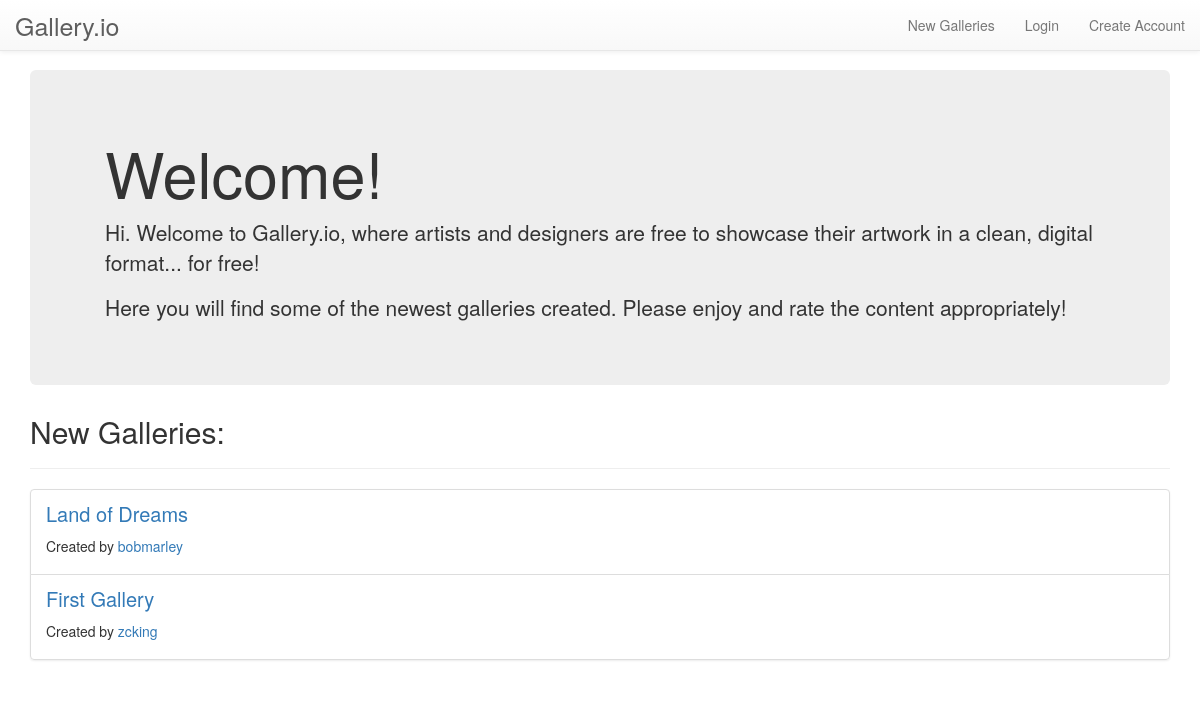
The page / on the database its author committed.
### showcase/models.py (models this page shows, shortened)
class Gallery(models.Model):
    name = models.CharField(max_length=200, default='')
    artist = models.ForeignKey('ArtistProfile', on_delete=models.CASCADE)
    pub_date = models.DateField('date published', default=timezone.now)
    description = models.TextField(max_length=1000, default='')
    rating = models.IntegerField(default=0)

class ArtistProfile(models.Model):
    user = models.OneToOneField(User)
    avatar = models.ImageField(default='/art/placeholder.jpg')
    join_date = models.DateField('date joined', default=timezone.now)
    bio = models.TextField(max_length=250, default='')

### showcase/views.py (the view)
# urls.py: url(r'^$', views.index, name='index'),
def index(request):
    latest_galleries = Gallery.objects.order_by('-pub_date')[:10]
    context = {
        'latest_galleries': latest_galleries,
        'title': 'New Galleries',
    }
    return render(request, 'showcase/index.html', context)

### showcase/templates/showcase/index.html
{% extends "showcase/base.html" %}
{% block content %}
  <div class="jumbotron">
    <div class="container">
      <h1>Welcome!</h1>
      <p>Hi{% if user.is_authenticated %}, {{ user.first_name }}{% endif %}. Welcome to Gallery.io, where artists and designers are
        free to showcase their artwork in a clean, digital format...
        for free!</p>
      <p>Here you will find some of the newest galleries created.
        Please enjoy and rate the content appropriately!</p>
    </div>
  </div>
  <h2>New Galleries:</h2>
  <hr />
  {% if latest_galleries %}
    <ul class="list-group">
      {% for gallery in latest_galleries %}
        <li class="list-group-item">
          <a class="gallery-link" href="{% url 'showcase:gallery' gallery.id %}">{{ gallery.name }}</a>
          <h5>Created by <a href="{% url 'showcase:portfolio' gallery.artist.user.username %}">{{ gallery.artist.user.username }}</a></h5>
        </li>
      {% endfor %}
    </ul>
  {% else %}
    <div class="alert alert-info" role="alert">
      No galleries available at this time...
    </div>
  {% endif %}
{% endblock content %}

### showcase/static/showcase/style.css (style rules this page uses)
.gallery-link { font-size: 20px; }
body { padding-bottom: 50px; }

### rows shown on the page
Gallery: name "Land of Dreams", artist.user.username "bobmarley"
Gallery: name "First Gallery", artist.user.username "zcking"
